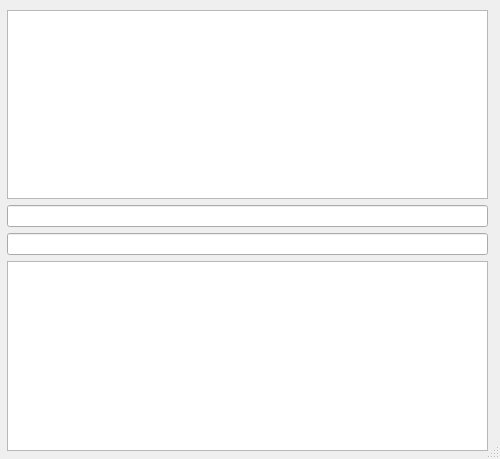
<?xml version="1.0" encoding="UTF-8"?>
<ui version="4.0">
 <class>Dialog</class>
 <widget class="QDialog" name="Dialog">
  <property name="geometry">
   <rect>
    <x>0</x>
    <y>0</y>
    <width>500</width>
    <height>459</height>
   </rect>
  </property>
  <property name="windowTitle">
   <string>Dialog</string>
  </property>
  <property name="sizeGripEnabled">
   <bool>true</bool>
  </property>
  <widget class="QWidget" name="">
   <property name="geometry">
    <rect>
     <x>7</x>
     <y>10</y>
     <width>481</width>
     <height>441</height>
    </rect>
   </property>
   <layout class="QVBoxLayout" name="verticalLayout">
    <item>
     <widget class="QTextEdit" name="textEdit"/>
    </item>
    <item>
     <widget class="QLineEdit" name="lineEdit"/>
    </item>
    <item>
     <widget class="QLineEdit" name="lineEdit_2"/>
    </item>
    <item>
     <widget class="QTextEdit" name="textEdit_2"/>
    </item>
   </layout>
  </widget>
 </widget>
 <resources/>
 <connections/>
</ui>
